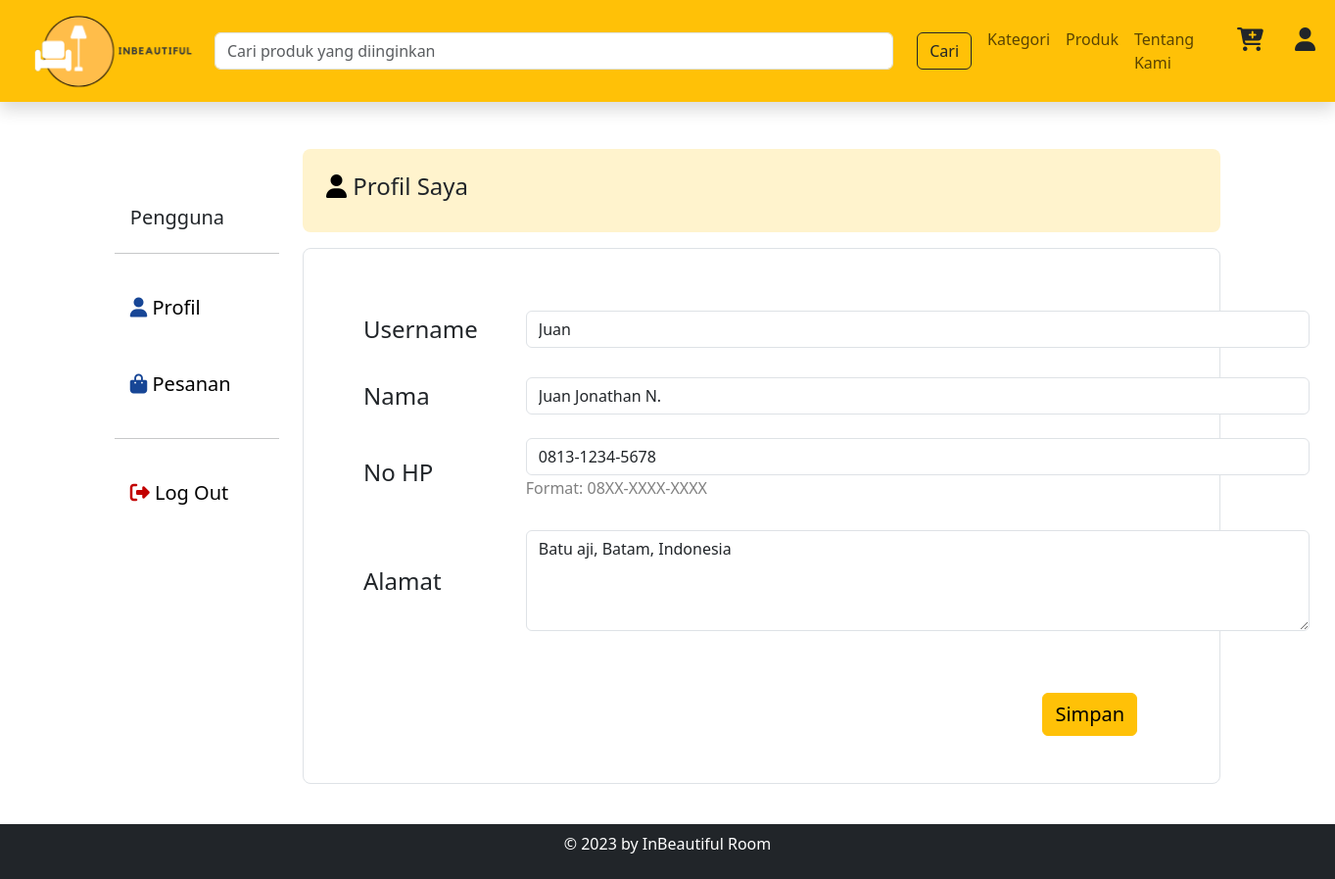
The page /pembeli/ubah_profil.php (signed in) on the database its author committed.
### tables this page shows
CREATE TABLE `users` (
  `id` int(11) NOT NULL,
  `peran` enum('Penjual','Pembeli') NOT NULL,
  `nama` varchar(100) NOT NULL,
  `username` varchar(100) NOT NULL,
  `password` varchar(100) NOT NULL,
  `email` varchar(100) NOT NULL,
  `no_hp` varchar(100) NOT NULL,
  `alamat` varchar(9999) NOT NULL
);

### pembeli/ubah_profil.php (the view, shortened to what this page needs)
<?php
include("header_pembeli.php");
$sql = mysqli_query($koneksi, "SELECT * FROM users WHERE id=$id_pengguna");
$row = mysqli_fetch_array($sql);
?>
<link rel="stylesheet" href="../assets/css/style_profil.css?v=1">
<div class="row p-5 mx-auto col-md-12 mt-3">
    <div class="mx-auto col-md-2" id="menu">
        <div class="mt-5 py-5">
            <div class="row">
                <div class="col my-auto">
                    <h4 class="ms-3 fs-5">Pengguna</h4>
                </div>
            </div>
            <hr>
            <ul class="nav flex-column">
                <li class="nav-item py-3">
                    <a class="nav-link fs-5" href="profil.php">
                        <i class="fa-solid fa-user" style="color: #174696;"></i> Profil
                    </a>
                </li>
                <li class="nav-item py-3">
                    <a class="nav-link fs-5" href="pesanan.php">
                        <i class="fa-solid fa-bag-shopping" style="color: #174696;"></i> Pesanan
                    </a>
                </li>
                <hr>
                <li class="nav-item py-3">
                    <a class="nav-link fs-5 keluar" href="../index/keluar.php">
                        <i class="fa-solid fa-right-from-bracket" style="color: #c20000;"></i> Log Out
                    </a>
                </li>
            </ul>
        </div>
    </div>
    <div class="mx-auto col-md-10 box" id="profil">
        <div class="mt-5 mb-3 p-4 bg-warning-subtle rounded-3">
            <h4><i class="fa-solid fa-user " style="color: #000000;"></i> Profil Saya</h4>
        </div>
        <div class="row p-5 mx-auto border rounded-3">
            <div class="row">
                <div class="col">
                    <form action="fungsi/perbarui_profil.php" method="POST">
                        <table>
                            <tr class="fs-4">
                                <td class="py-3">Username</td>
                                <td class="px-5">
                                    <fieldset>
                                        <input type="text" name="username" size="100" class="form-control"
                                            value="<?php echo $row['username'] ?>" required>
                                    </fieldset>
                                </td>
                            </tr>
                            <tr class="fs-4">
                                <td class="py-3">Nama</td>
                                <td class="px-5">
                                    <fieldset>
                                        <input type="text" name="nama" size="100" class="form-control"
                                            value="<?php echo $row['nama'] ?>" required>
                                    </fieldset>
                                </td>
                            </tr>
                            <tr class="fs-4">
                                <td class="py-3">No HP</td>
                                <td class="px-5">
                                    <fieldset>
                                        <input type="tel" pattern="[0-9]{4}-[0-9]{4}-[0-9]{4}" name="no_hp" size="100"
                                            class="form-control mt-2" value="<?php echo $row['no_hp'] ?>" required>
                                        <p class="small">Format: 08XX-XXXX-XXXX</p>
                                    </fieldset>
                                </td>
                            </tr>
                            <tr class="fs-4">
                                <td class="py-5">Alamat</td>
                                <td class="px-5">
                                    <fieldset>
                                        <textarea class="form-control text-area" name="alamat" rows="5"
                                            required><?php echo $row['alamat'] ?></textarea>
                                    </fieldset>
                                </td>
                            </tr>
                        </table>
                        <div class="mt-5">
                            <button type="submit" name="ubah" class="btn btn-warning fs-5 float-end">Simpan</button>
                        </div>
                    </form>
                </div>
            </div>
        </div>
    </div>
</div>
<?php
include("footer_pembeli.php");
?>

### assets/css/style_profil.css (style rules this page uses)
body { min-height: 100vh; display: flex; flex-direction: column; font-size: normal; }
.fa-user { color: #212529; }
#profil { margin-top: 40px; }
#menu { margin-top: 50px; }
#menu ul li a { color: black; }
#menu ul li a:not(hover) { border-radius: 10px; }
.text-area { height: 103px; width: 800px; max-height: 140px; }
.box { height: 649px; }
.small { font-size: 16px; margin-top: 1px; color: gray; }

### rows shown on the page
users: username "Juan", nama "Juan Jonathan N.", no_hp "0813-1234-5678", alamat "Batu aji, Batam, Indonesia"
